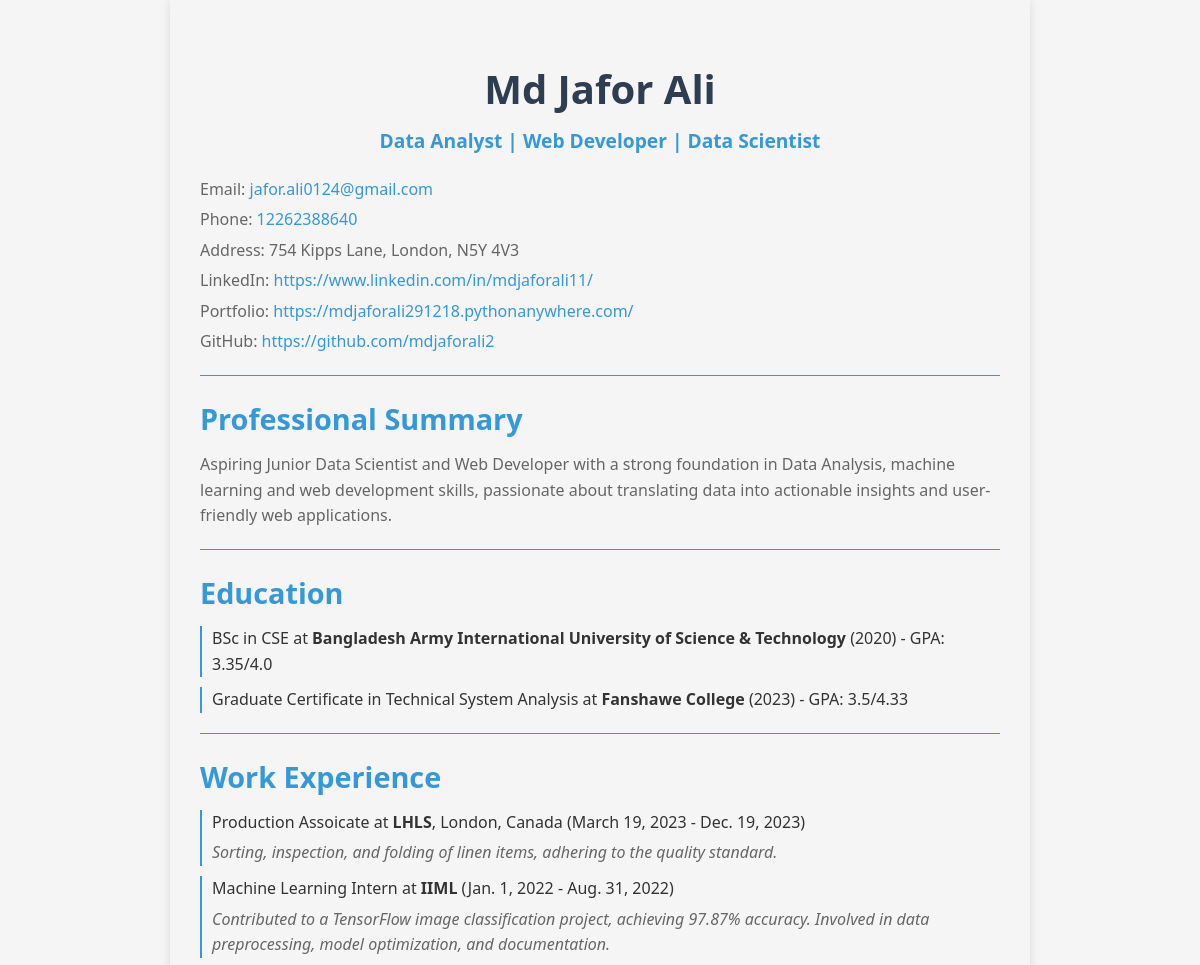
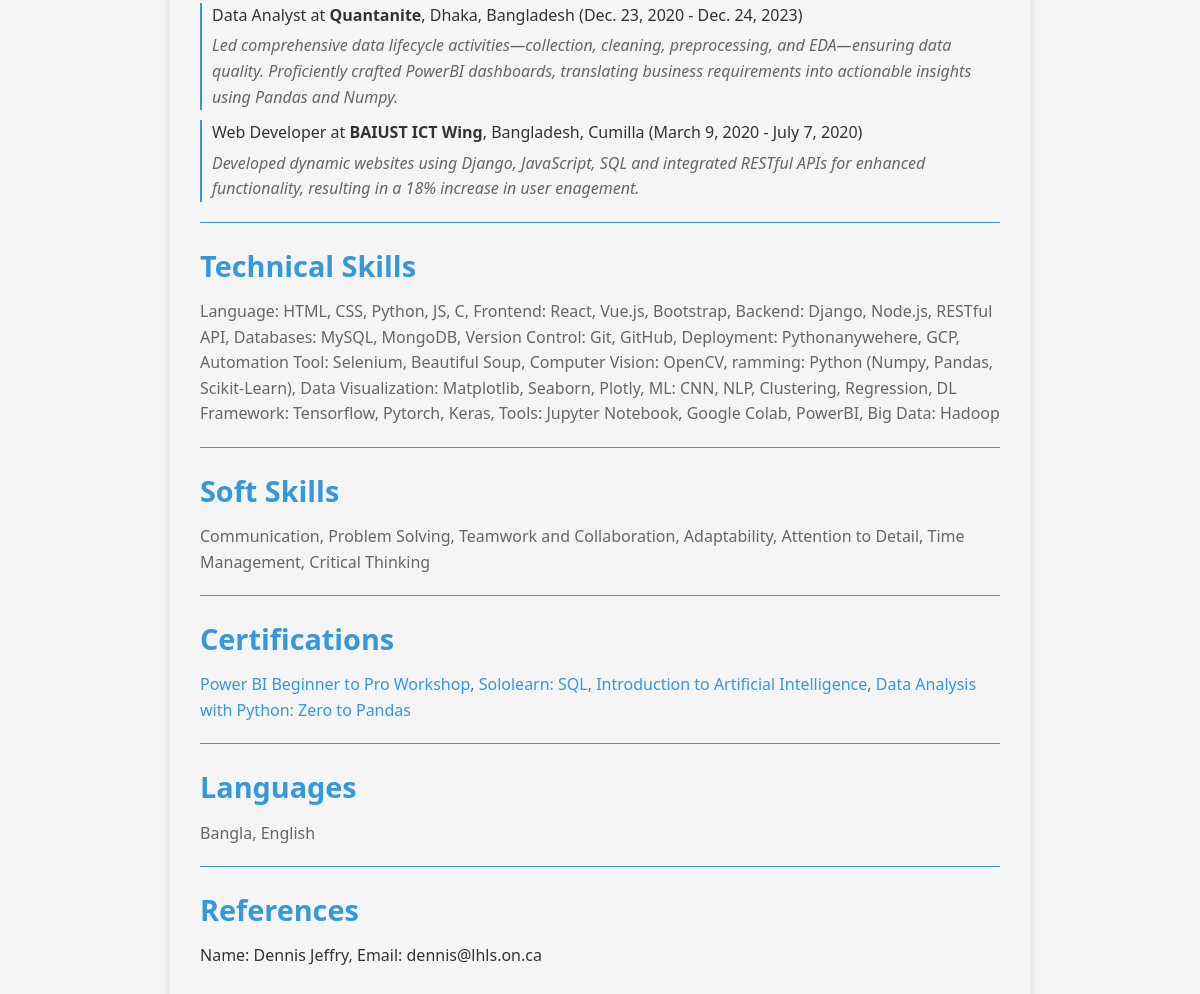
/preview/1/2/, run on the app's committed database (2 pictures, top to bottom).
### resume_app/models.py (models this page shows, shortened)
class UserInfo(models.Model):
    first_name = models.CharField(max_length=50)
    last_name = models.CharField(max_length=50)
    email = models.EmailField()
    phone_number = models.CharField(max_length=20, blank=True, null=True)
    address = models.TextField(blank=True, null=True)
    city = models.CharField(max_length=50)
    post_code = models.CharField(max_length=50)
    linkedin_profile = models.URLField(blank=True, null=True)
    portfolio_website = models.URLField(blank=True, null=True)
    github_profile = models.URLField(blank=True, null=True)
    job_title = models.CharField(max_length=50)
    professional_summary = models.TextField(blank=True, null=True)

class Education(models.Model):
    user_info = models.ForeignKey('UserInfo', on_delete=models.CASCADE, related_name='educations')
    degree = models.CharField(max_length=100, blank=True)
    institution = models.CharField(max_length=100, blank=True)
    graduation_year = models.IntegerField(blank=True, null=True)
    gpa_total = models.FloatField(blank=True, null=True)
    gpa_obtained = models.FloatField(blank=True, null=True)

class Experience(models.Model):
    user_info = models.ForeignKey('UserInfo', on_delete=models.CASCADE, related_name='experiences')
    title = models.CharField(max_length=100, blank=True)
    company = models.CharField(max_length=100, blank=True)
    start_date = models.DateField(blank=True, null=True)
    end_date = models.DateField(blank=True, null=True)
    country = models.CharField(max_length=50, blank=True)
    city = models.CharField(max_length=50, blank=True)
    description = models.TextField(blank=True)

class TechnicalSkill(models.Model):
    user_info = models.ForeignKey('UserInfo', on_delete=models.CASCADE, related_name='technical_skills')
    name = models.CharField(max_length=50, blank=True)
    def __str__(self):
        return self.name

class SoftSkill(models.Model):
    user_info = models.ForeignKey('UserInfo', on_delete=models.CASCADE, related_name='soft_skills')
    name = models.CharField(max_length=50, blank=True)
    def __str__(self):
        return self.name

class Certification(models.Model):
    user_info = models.ForeignKey('UserInfo', on_delete=models.CASCADE, related_name='certifications')
    name = models.CharField(max_length=100)
    url = models.URLField(blank=True, null=True)

class LanguageKnown(models.Model):
    user_info = models.ForeignKey('UserInfo', on_delete=models.CASCADE, related_name='languages_known')
    language = models.CharField(max_length=100, blank=True)
    def __str__(self):
        return self.language

class Reference(models.Model):
    user_info = models.ForeignKey('UserInfo', on_delete=models.CASCADE, related_name='references')
    name = models.CharField(max_length=100)
    email = models.EmailField()
    phone_number = models.CharField(max_length=20, blank=True, null=True)

### resume_app/views.py (the view)
# urls.py: path('preview/<int:user_info_id>/<int:format_id>/', preview_format, name='preview_format'),
def preview_format(request, user_info_id, format_id):
    user_info = get_object_or_404(UserInfo, id=user_info_id)
    resume_format = get_object_or_404(ResumeFormat, id=format_id)
    template_path = resume_format.template_path
    context = {'user_info': user_info}
    return render(request, template_path, context)

### resume_app/templates/resume_app/formats/eu_resume_template.html (shortened to what this page needs)
<!DOCTYPE html>
<html lang="en">
<head>
</head>
<body>
    <header>
        <h1 style="color: #2C3E50;">{{ user_info.first_name }} {{ user_info.last_name }}</h1>
        <h2 class="job-title" style="color: #3498DB;">{{ user_info.job_title }}</h2>
    </header>
    <div class="contact-info">
        <p>Email: <a href="mailto:{{ user_info.email }}" style="color: #3498DB;">{{ user_info.email }}</a></p>
        {% if user_info.phone_number %}
            <p>Phone: <a href="tel:{{ user_info.phone_number }}" style="color: #3498DB;">{{ user_info.phone_number }}</a></p>
        {% endif %}
        {% if user_info.address %}
            <p>Address: {{ user_info.address }}, {{ user_info.city }}, {{ user_info.post_code }}</p>
        {% endif %}
        {% if user_info.linkedin_profile %}<p>LinkedIn: <a href="{{ user_info.linkedin_profile }}" target="_blank" style="color: #3498DB;">{{ user_info.linkedin_profile }}</a></p>{% endif %}
        {% if user_info.portfolio_website %}<p>Portfolio: <a href="{{ user_info.portfolio_website }}" target="_blank" style="color: #3498DB;">{{ user_info.portfolio_website }}</a></p>{% endif %}
        {% if user_info.github_profile %}<p>GitHub: <a href="{{ user_info.github_profile }}" target="_blank" style="color: #3498DB;">{{ user_info.github_profile }}</a></p>{% endif %}
    </div>
    <hr style="border-top: 1px solid #3498DB;">
    <div class="section">
        <h2 class="section-title" style="color: #3498DB;">Professional Summary</h2>
        {% if user_info.professional_summary %}<p>{{ user_info.professional_summary }}</p>{% endif %}
    </div>
    <hr style="border-top: 1px solid #3498DB;">
    <div class="section">
        <h2 class="section-title" style="color: #3498DB;">Education</h2>
        <ul>
            {% for education in user_info.educations.all %}
                <li style="border-left: 2px solid #3498DB; padding-left: 10px;">
                    {{ education.degree }} at <b>{{ education.institution }}</b> ({{ education.graduation_year }})
                    {% if education.gpa_obtained and education.gpa_total %}
                        - GPA: {{ education.gpa_obtained }}/{{ education.gpa_total }}
                    {% endif %}
                </li>
            {% endfor %}
        </ul>
    </div>
    <hr style="border-top: 1px solid #3498DB;">
    <div class="section">
        <h2 class="section-title" style="color: #3498DB;">Work Experience</h2>
        <ul>
            {% for experience in user_info.experiences.all %}
                <li style="border-left: 2px solid #3498DB; padding-left: 10px;">
                    {{ experience.title }} at <b>{{ experience.company}}</b>{% if experience.city and experience.country %}, {{experience.city }}, {{ experience.country }}{% endif %}
                    ({{ experience.start_date }} - {{ experience.end_date }})
                    <i>{% if experience.description %}<p>{{ experience.description }}</p>{% endif %}</i>
                </li>
            {% endfor %}
        </ul>
    </div>
    <hr style="border-top: 1px solid #3498DB;">
    <div class="section skills">
        <h2 class="section-title" style="color: #3498DB;">Technical Skills</h2>
        <p>{% if user_info.technical_skills.all %}{{ user_info.technical_skills.all | join:", " }}{% endif %}</p>
    </div>
    <hr style="border-top: 1px solid #3498DB;">
    <div class="section skills">
        <h2 class="section-title" style="color: #3498DB;">Soft Skills</h2>
        <p>{% if user_info.soft_skills.all %}{{ user_info.soft_skills.all | join:", " }}{% endif %}</p>
    </div>
    <hr style="border-top: 1px solid #3498DB;">
    <div class="section certifications">
        <h2 class="section-title" style="color: #3498DB;">Certifications</h2>
        <p>
            {% for certification in user_info.certifications.all %}
                <a href="{{ certification.url }}" target="_blank" style="color: #3498DB;">{{ certification.name }}</a>{% if not forloop.last %}, {% endif %}
            {% endfor %}
        </p>
    </div>
    <hr style="border-top: 1px solid #3498DB;">
    <div class="section">
        <h2 class="section-title" style="color: #3498DB;">Languages</h2>
        <p>{% if user_info.languages_known.all %}{{ user_info.languages_known.all | join:", " }}{% endif %}</p>
    </div>
    <hr style="border-top: 1px solid #3498DB;">
    <div class="section references">
        <h2 class="section-title" style="color: #3498DB;">References</h2>
        <ul>
            {% for reference in user_info.references.all %}
                {% if reference.name or reference.email %}
                    <p>
                        Name: {% if reference.name %}{{ reference.name }}{% endif %},
                        Email: {% if reference.email %}{{ reference.email }}{% endif %}
                    </p>
                {% endif %}
            {% endfor %}
        </ul>
    </div>
</body>
</html>

### resume_app/templates/resume_app/formats/eu_resume_template.html (style rules this page uses)
body { font-family: 'Segoe UI', Tahoma, Geneva, Verdana, sans-serif; line-height: 1.6; margin: 0 auto; max-width: 800px; padding: 30px; background-color: #f5f5f5; color: #333; box-shadow: 0 0 10px rgba(0, 0, 0, 0.1); }
header { text-align: center; margin-bottom: 20px; }
h1, h2 { color: #007BFF; }
h1 { font-size: 2.5em; margin-bottom: 5px; }
h2 { font-size: 1.5em; margin: 5px 0 10px; }
.job-title { font-size: 1.2em; color: #555; }
.contact-info { margin-top: 20px; }
p { margin: 5px 0; font-size: 16px; color: #666; }
a { color: #007BFF; text-decoration: none; }
hr { margin: 20px 0; border: none; border-top: 1px solid #ddd; padding: 0; }
.section { margin-bottom: 20px; }
.section-title { color: #007BFF; font-size: 1.8em; margin-bottom: 10px; }
ul { list-style: none; padding: 0; margin: 0; }
li { margin-bottom: 10px; font-size: 16px; color: #333; }
.skills p { font-size: 16px; margin: 0; }
.certifications p { margin: 0; }
.references ul { padding-left: 0; }
.references p { margin: 5px 0; font-size: 16px; color: #333; }

### data on the page
UserInfo: first_name "Md Jafor", last_name "Ali", job_title "Data Analyst | Web Developer | Data Scientist", email "jafor.ali0124@gmail.com", phone_number "12262388640", address "754 Kipps Lane", city "London", post_code "N5Y 4V3", linkedin_profile "https://www.linkedin.com/in/mdjaforali11/", portfolio_website "https://mdjaforali291218.pythonanywhere.com/", github_profile "https://github.com/mdjaforali2", professional_summary "Aspiring Junior Data Scientist and Web Developer with a strong foundation in Data Analysis, machine learning and web development skills, passionate about translating data into actionable insights and user-friendly web applications.", technical_skills.all "Language: HTML, CSS, Python, JS, C, Frontend: React, Vue.js, Bootstrap, Backend: Django, Node.js, RESTful API, Databases: MySQL, MongoDB, Version Control: Git, GitHub, Deployment: Pythonanywehere, GCP, Automation Tool: Selenium, Beautiful Soup, Computer Vision: OpenCV, ramming: Python (Numpy, Pandas, Scikit-Learn), Data Visualization: Matplotlib, Seaborn, Plotly, ML: CNN, NLP, Clustering, Regression, DL Framework: Tensorflow, Pytorch, Keras, Tools: Jupyter Notebook, Google Colab, PowerBI, Big Data: Hadoop", soft_skills.all "Communication, Problem Solving, Teamwork and Collaboration, Adaptability, Attention to Detail, Time Management, Critical Thinking", languages_known.all "Bangla, English"
Education: degree "BSc in CSE", institution "Bangladesh Army International University of Science & Technology", graduation_year "2020", gpa_obtained "3.35", gpa_total "4.0"
Education: degree "Graduate Certificate in Technical System Analysis", institution "Fanshawe College", graduation_year "2023", gpa_obtained "3.5", gpa_total "4.33"
Experience: title "Production Assoicate", company "LHLS", city "London", country "Canada", start_date "March 19, 2023", end_date "Dec. 19, 2023", description "Sorting, inspection, and folding of linen items, adhering to the quality standard."
Experience: title "Machine Learning Intern", company "IIML", start_date "Jan. 1, 2022", end_date "Aug. 31, 2022", description "Contributed to a TensorFlow image classification project, achieving 97.87% accuracy. Involved in data preprocessing, model optimization, and documentation."
Experience: title "Data Analyst", company "Quantanite", city "Dhaka", country "Bangladesh", start_date "Dec. 23, 2020", end_date "Dec. 24, 2023", description "Led comprehensive data lifecycle activities—collection, cleaning, preprocessing, and EDA—ensuring data quality. Proficiently crafted PowerBI dashboards, translating business requirements into actionable insights using Pandas and Numpy."
Experience: title "Web Developer", company "BAIUST ICT Wing", city "Bangladesh", country "Cumilla", start_date "March 9, 2020", end_date "July 7, 2020", description "Developed dynamic websites using Django, JavaScript, SQL and integrated RESTful APIs for enhanced functionality, resulting in a 18% increase in user enagement."
Certification: name "Power BI Beginner to Pro Workshop"
Certification: name "Sololearn: SQL"
Certification: name "Introduction to Artificial Intelligence"
Certification: name "Data Analysis with Python: Zero to Pandas"
Reference: name "Dennis Jeffry", email "dennis@lhls.on.ca"
